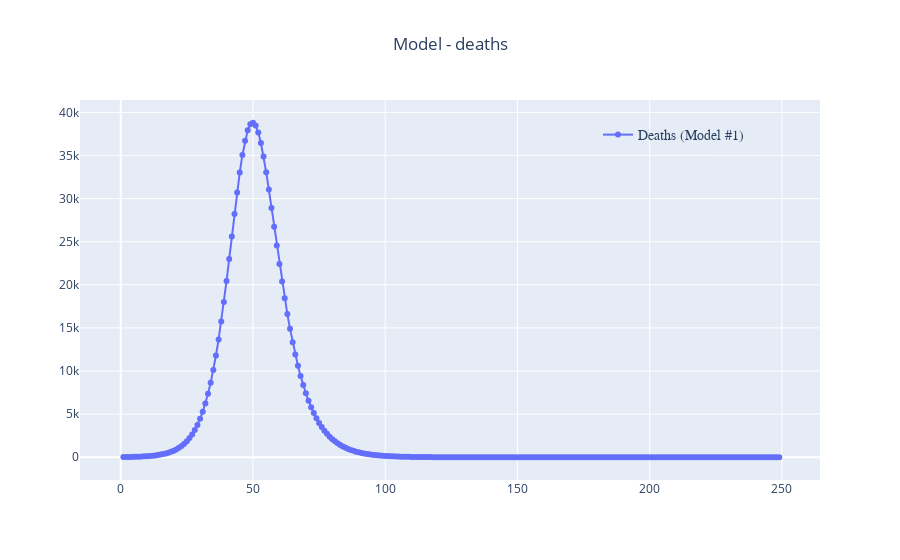

Source (notebook cell):
### Code cell
tbound = 250

fig = go.Figure()
fig.add_trace(go.Scatter(
    x=df1[df1.time<tbound]['time'],
    y=df1[df1.time<tbound]['Deaths'].diff(),
    name='Deaths (Model #1)',
    mode='lines+markers',line_width=2,marker_size=6,opacity=1))

fig.update_layout(
    title="Model - deaths",
    title_x=0.5,showlegend=True,yaxis = {'type': 'linear'},
    legend=dict(
            x=0.70,y=0.95,
            traceorder="normal",font=dict(family="sans-serif",size=14),bgcolor='rgba(0,0,0,0)'),)

fig.show()

### Figure 1 — Plotly figure (JSON) as saved in the notebook; plotly's stock layout.template omitted (floating-point values rounded to 4 significant figures; data arrays with more than 128 entries replaced by an {"elided": "..."} marker saying what was removed)
{"data": [{"line": {"width": 2}, "marker": {"size": 6}, "mode": "lines+markers", "name": "Deaths (Model #1)", "opacity": 1, "type": "scatter", "x": {"elided": "250 int values"}, "y": {"elided": "250 float values"}}], "layout": {"legend": {"bgcolor": "rgba(0,0,0,0)", "font": {"family": "sans-serif", "size": 14}, "traceorder": "normal", "x": 0.7, "y": 0.95}, "showlegend": true, "title": {"text": "Model - deaths", "x": 0.5}, "yaxis": {"type": "linear"}}}
